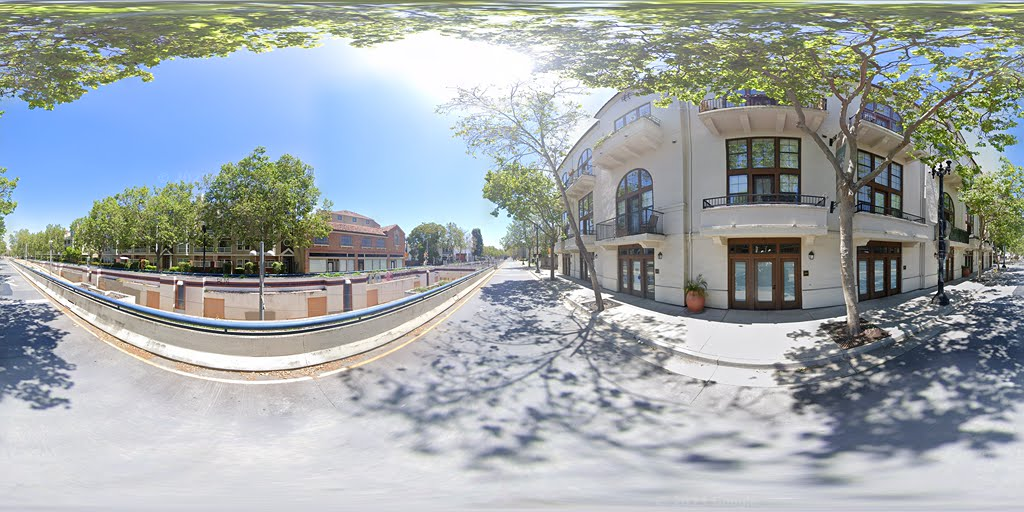
#> input picture equirect/image.png, 1024 x 512 px
$ python calibrate_one_image.py --file_path image.png --roll 30 --pitch 30 --yaw 30
#> lines starting #> are read from the running program, lines starting #| are printed output that depends on the picture
"""
calibrate a single panorama
python3 calibrate_one_image.py --file_path image.png --roll 30 --pitch 30 --yaw 30
"""
import argparse
import numpy as np
import cv2

from tqdm import trange

def parse_args():
    parser = argparse.ArgumentParser()

    parser.add_argument("--file_path", type=str,
                        help="image path")
    parser.add_argument("--roll", type=float, default=0,
                        help="roll angle in degrees")
    parser.add_argument("--pitch", type=float, default=0,
                        help="pitch angle in degrees")
    parser.add_argument("--yaw", type=float, default=0,
                        help="yaw angle in degrees")

    return parser.parse_args()

def eul2rot(roll, pitch, yaw):
    """euler angles to rotation matrix"""
    R_x = np.array([[1, 0, 0],
                    [0, np.cos(roll), -np.sin(roll)],
                    [0, np.sin(roll), np.cos(roll)]])
    R_y = np.array([[np.cos(pitch), 0, np.sin(pitch)],
                    [0, 1, 0],
                    [-np.sin(pitch), 0, np.cos(pitch)]])
    R_z = np.array([[np.cos(yaw), -np.sin(yaw), 0],
                    [np.sin(yaw), np.cos(yaw), 0],
                    [0, 0, 1]])
    R = R_x @ R_y @ R_z
    return R

def rotate_pixel(coord, R, w, h):
    """
    coord: (2,)
    R: (3, 3)
    w, h: int
    """
    coord = (np.pi * coord[0] / h, 2 * np.pi * coord[1] / w)
    # convert to cartesian
    vec_cartesian = np.array([-np.sin(coord[0])*np.cos(coord[1]),
                              np.sin(coord[0])*np.sin(coord[1]),
                              np.cos(coord[0])], dtype=np.float32)

    vec_cartesian_rot = np.dot(R, vec_cartesian)

    # convert back to spherical
    coord_rot = np.array([np.arccos(vec_cartesian_rot[2]),
                          np.arctan2(vec_cartesian_rot[1], -vec_cartesian_rot[0])])
    if coord_rot[1] < 0:
        coord_rot[1] += 2*np.pi

    # convert to pixel
    coord_rot = np.array([int(h*coord_rot[0]/np.pi),
                          int(w*coord_rot[1]/(2*np.pi))])
    return coord_rot

def main():
    img = cv2.imread(args.file_path, cv2.IMREAD_COLOR)
#> img is the input picture: shape (512, 1024, 3); mean B, G, R 169.7, 167.3, 160.2
    img = cv2.cvtColor(img, cv2.COLOR_BGR2RGB)
    h, w, _ = img.shape
#> h = 512; w = 1024
    n_pixels = h * w
#> n_pixels = 524288

    R = eul2rot(np.deg2rad(args.roll),
                np.deg2rad(args.pitch),
                np.deg2rad(args.yaw))

    # ~12 seconds for a 512x1024=524288 pixel image, ~50k pixels/s
    # 100 imgs (one scene): 1200 seconds, 20 mins
    # consider optimizing?
    warp_pixel_arr = np.zeros((h*w,), dtype=np.int32)
    for n in trange(n_pixels):
        i = n // w
        j = n % w
        # inverse warp a pixel
        vec_pixel = rotate_pixel((i, j), R, w, h)
        i_ = int(vec_pixel[0])
        j_ = int(vec_pixel[1])
        if((i_ >= 0) and (j_ >= 0) and (i_ < h) and (j_ < w)):
            warp_pixel_arr[i*w + j] = i_*w + j_

    warped_img = img.reshape(-1, 3)[warp_pixel_arr].reshape(h, w, 3)
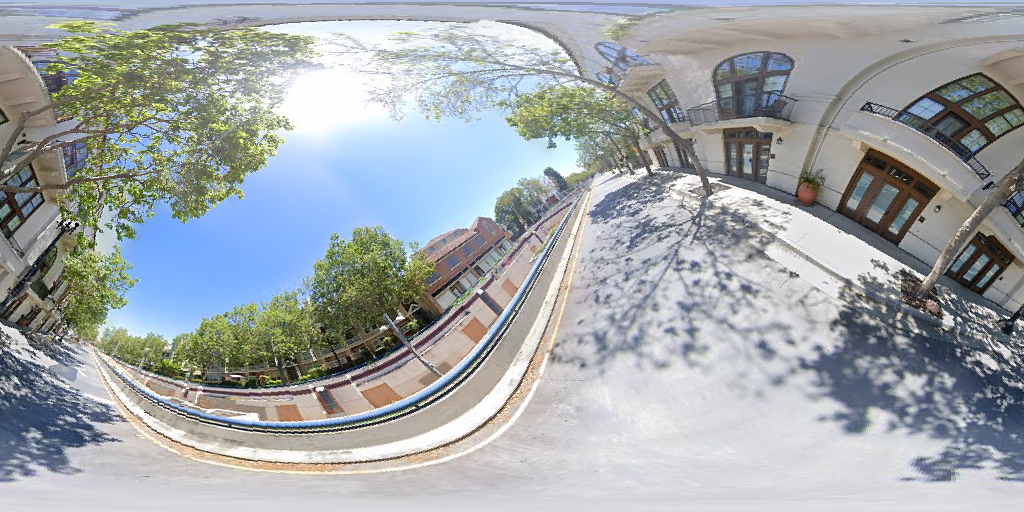
#> warped_img: shape (512, 1024, 3); mean R, G, B 160.6, 165.9, 168.9
    # flip about x axis
    # warped_img = warped_img[::-1, :, :]
    cv2.imwrite("warped_image.png", cv2.cvtColor(warped_img, cv2.COLOR_RGB2BGR))

if __name__ == '__main__':
    args = parse_args()
    main()
